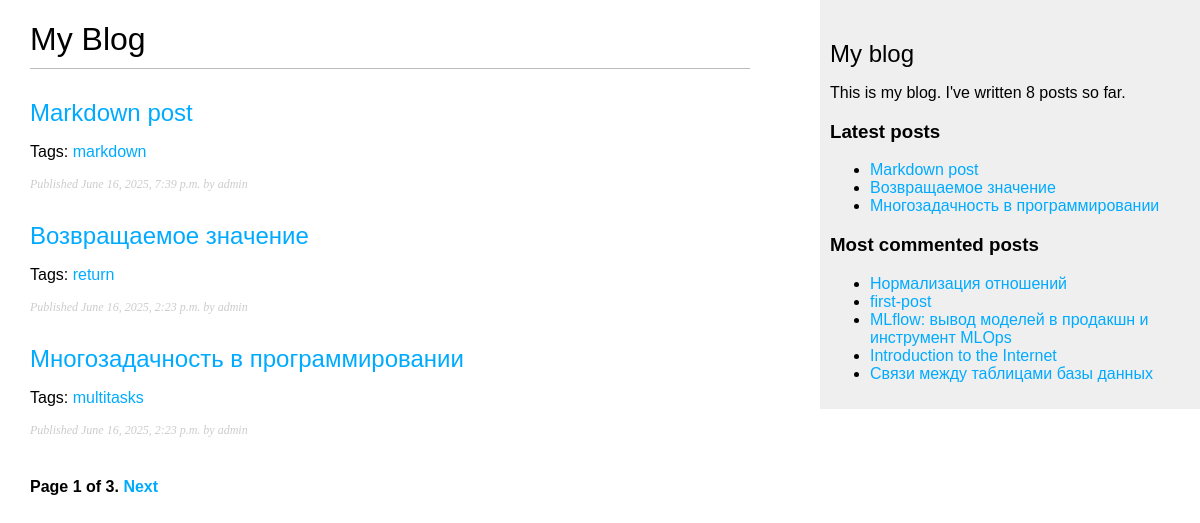
Screenshot of /blog/ with the database file from the repository.
### blog/models.py (models this page shows, shortened)
class Post(models.Model):
    class Status(models.TextChoices):
        DRAFT = 'DF', 'Draft'
        PUBLISHED = 'PB', 'Published'
    title = models.CharField(max_length=250)
    slug = models.SlugField(max_length=250, unique_for_date='publish')
    author = models.ForeignKey(User, on_delete=models.CASCADE, related_name='blog_posts')
    description = models.TextField()
    publish = models.DateTimeField(default=timezone.now)
    created = models.DateTimeField(auto_now_add=True)
    updated = models.DateTimeField(auto_now=True)
    status = models.CharField(max_length=2, choices=Status.choices, default=Status.DRAFT)
    objects = models.Manager()
    published = PublishedManager()
    tags = TaggableManager()
    class Meta:
        ordering = ['-publish']
        indexes = [
            models.Index(fields=['-publish']),
        ]
    def get_absolute_url(self):
        return reverse('blog:post_detail',
                       args=[
                           self.publish.year,
                           self.publish.month,
                           self.publish.day,
                           self.slug
                       ])

### blog/views.py (the view)
# urls.py: path('', views.post_list, name='post_list'),
def post_list(request, tag_slug=None):
    post_list = Post.published.all()
    tag = None
    if tag_slug:
        tag = get_object_or_404(Tag, slug=tag_slug)
        post_list = post_list.filter(tags__in=[tag])
    paginator = Paginator(post_list, 3)
    page_number = request.GET.get('page', 1)
    try:
        posts = paginator.page(page_number)
    except PageNotAnInteger:
        posts = paginator.page(1)
    except EmptyPage:
        posts = paginator.page(paginator.num_pages)
    return render(request,
                 'blog/post/list.html',
                 {'posts': posts,
                  'tag': tag})

### blog/models.py (called while the page is built)
    def get_queryset(self):
        return super().get_queryset().filter(status=Post.Status.PUBLISHED)

### blog/templatetags/blog_tags.py (called while the page is built)
@register.simple_tag
def total_posts():
    return Post.published.count()

@register.inclusion_tag('blog/post/latest_posts.html')
def show_latest_posts(count=5):
    latest_posts = Post.published.order_by('-publish')[:count]
    return {'latest_posts': latest_posts}

@register.simple_tag
def get_most_commented_posts(count=5):
    return Post.published.annotate(total_comments=Count('comments')).order_by('-total_comments')[:count]

@register.filter(name='markdown')
def markdown_format(text):
    return mark_safe(markdown.markdown(text))

### blog/templates/blog/post/list.html (shortened to what this page needs)
{% extends "blog/base.html" %}
{% load blog_tags %}
{% block content %}
  <h1>My Blog</h1>
  {% for post in posts %}
    <h2>
      <a href="{{ post.get_absolute_url }}">
        {{ post.title }}
      </a>
    </h2>
    <p class="tags">Tags:
      {% for tag in post.tags.all %}
      <a href="{% url 'blog:post_list_by_tag' tag.slug %}">
        {{ tag.name }}
      </a>
      {% endfor %}
    </p>
    <p class="date">
      Published {{ post.publish }} by {{ post.author }}
    </p>
  {% endfor %}
  {% include "pagination.html" with page=posts %}
{% endblock %}

### blog/templates/blog/base.html (shortened to what this page needs)
{% load blog_tags %}
{% load static %}
<!DOCTYPE html>
<html>
<head>
  <link href="{% static 'css/blog.css' %}" rel="stylesheet">
</head>
<body>
  <div id="content">
    {% block content %}
    {% endblock %}
  </div>
  <div id="sidebar">
    <h2>My blog</h2>
    <p>
      This is my blog.
      I've written {% total_posts %} posts so far.
    </p>
    <h3>Latest posts</h3>
  {% show_latest_posts 3 %}
  <h3>Most commented posts</h3>
    {% get_most_commented_posts as most_commented_posts %}
    <ul>
      {% for post in most_commented_posts %}
      <li>
        <a href="{{ post.get_absolute_url }}">{{ post.title }}</a>
      </li>
    {% endfor %}
    </ul>
  </div>
</body>
</html>

### blog/templates/pagination.html (shortened to what this page needs)
<div class="pagination">
  <span class="step-links">
    <span class="current">
      Page {{ page.number }} of {{ page.paginator.num_pages }}.
    </span>
    {% if page.has_next %}
      <a href="?page={{ page.next_page_number }}">Next</a>
    {% endif %}
  </span>
</div>

### blog/templates/blog/post/latest_posts.html
<ul>
    {% for post in latest_posts %}
    <li>
        <a href="{{ post.get_absolute_url }}">{{ post.title }}</a>
    </li>
    {% endfor %}
</ul>

### blog/static/css/blog.css (style rules this page uses)
body { margin:0; padding:0; font-family:helvetica, sans-serif; }
a { color:#00abff; text-decoration:none; }
h1 { font-weight:normal; border-bottom:1px solid #bbb; padding:0 0 10px 0; }
h2 { font-weight:normal; margin:30px 0 0; }
#content { float:left; width:60%; padding:0 0 0 30px; }
#sidebar { float:right; width:30%; padding:10px; background:#efefef; height:100%; }
p.date { color:#ccc; font-family: georgia, serif; font-size: 12px; font-style: italic; }
.pagination { margin:40px 0; font-weight:bold; }

### rows the page displays
Post: title "Markdown post", publish "June 16, 2025, 7:39 p.m.", author "admin"
Tag: name "markdown"
Post: title "Возвращаемое значение", publish "June 16, 2025, 2:23 p.m.", author "admin"
Tag: name "return"
Post: title "Многозадачность в программировании", publish "June 16, 2025, 2:23 p.m.", author "admin"
Tag: name "multitasks"
Post: title "Нормализация отношений"
Post: title "first-post"
Post: title "MLflow: вывод моделей в продакшн и инструмент MLOps"
Post: title "Introduction to the Internet"
Post: title "Связи между таблицами базы данных"

### other values shown
{{ page.number }} "1"
{{ page.paginator.num_pages }} "3"
